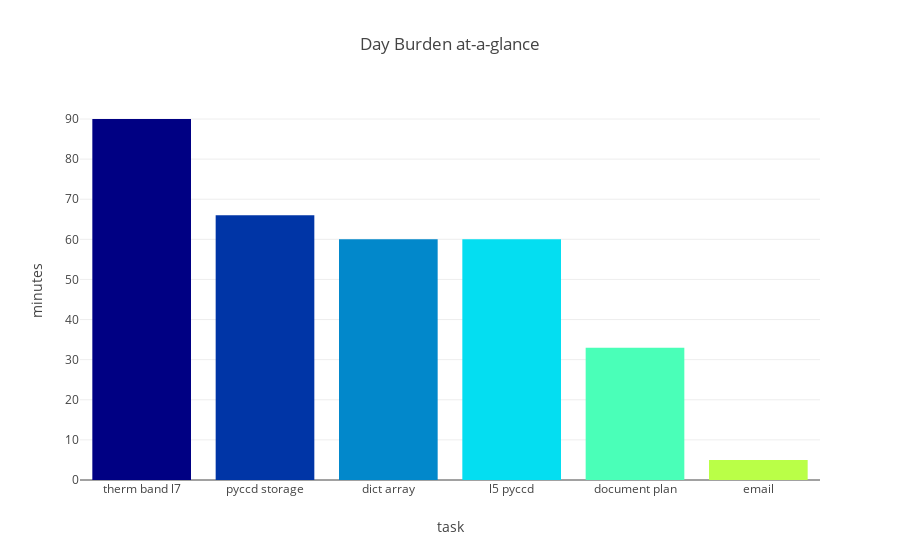

Notebook cell for this chart:
### Code cell
cmax=200
cmin=100
color_s = np.linspace(cmin, cmax, 10)

data = [
    go.Bar(
        x=sdf.task,          
        y=sdf.minutes,
        marker=dict(
            colorscale='Jet',
            color=color_s,
        ),
    )
]

layout = {
    'title': 'Day Burden at-a-glance',
    'xaxis': {'title': 'task'},
    'yaxis': {'title': "minutes"}
}

fig = go.Figure(data=data, layout=layout)
py.iplot(fig, show_link=False)

### Figure 1 — Plotly figure (JSON) as saved in the notebook; plotly's stock layout.template omitted (floating-point values rounded to 4 significant figures)
{"data": [{"marker": {"color": [100, 111.1, 122.2, 133.3, 144.4, 155.6, 166.7, 177.8, 188.9, 200], "colorscale": "Jet"}, "type": "bar", "uid": "1624bffc-d869-11e8-bffc-52540069414d", "x": ["therm band l7", "pyccd storage", "dict array", "l5 pyccd", "document plan", "email"], "y": [90, 66, 60, 60, 33, 5]}], "layout": {"title": "Day Burden at-a-glance", "xaxis": {"title": "task"}, "yaxis": {"title": "minutes"}}}
